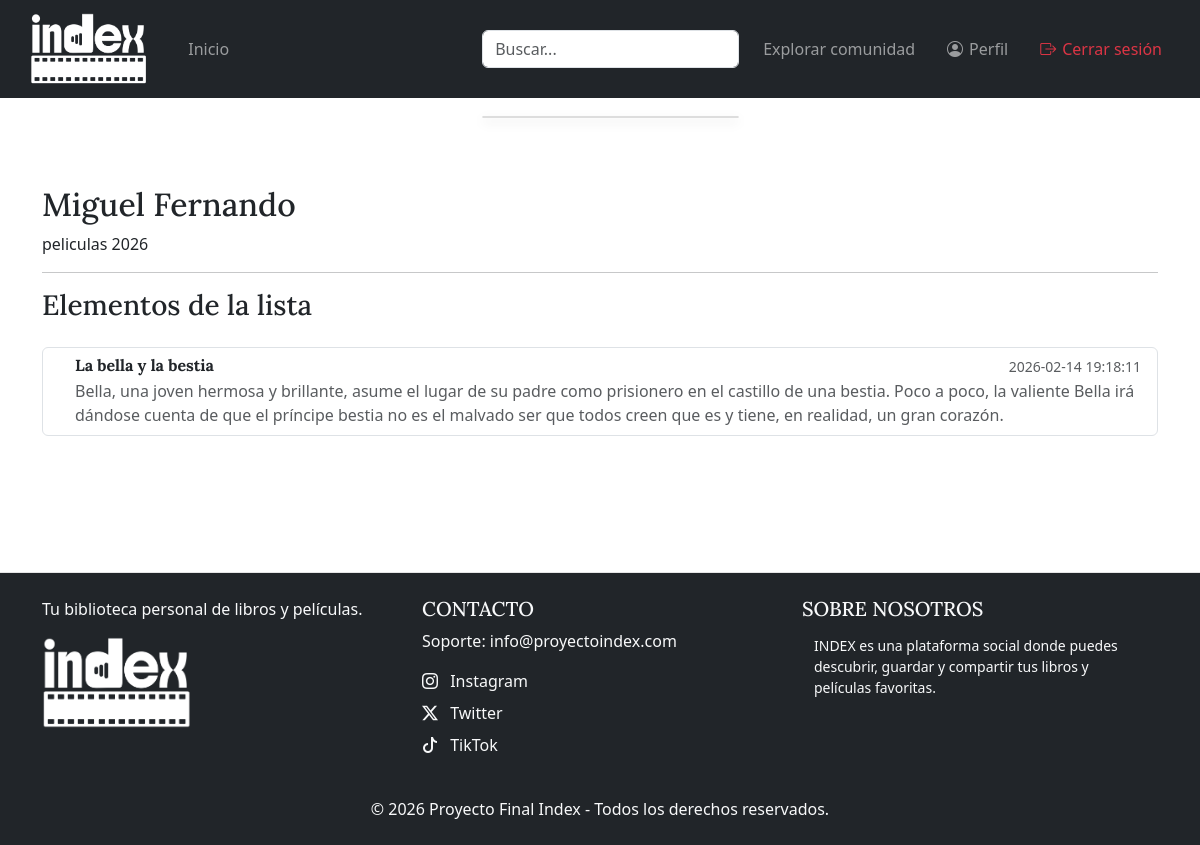
The app's page /index.php?ctl=verLista&id=1 (signed in) with its own data.
### tables this page shows
CREATE TABLE IF NOT EXISTS `listas` (
  `id` int(11) NOT NULL AUTO_INCREMENT,
  `id_usuario` int(11) NOT NULL,
  `nombre` varchar(150) NOT NULL,
  `descripcion` text DEFAULT NULL,
  `tipo` varchar(50) DEFAULT 'personal',
  `creada_en` timestamp NOT NULL DEFAULT current_timestamp(),
  PRIMARY KEY (`id`),
  KEY `id_usuario` (`id_usuario`),
  CONSTRAINT `listas_ibfk_1` FOREIGN KEY (`id_usuario`) REFERENCES `usuarios` (`id`) ON DELETE CASCADE
);

CREATE TABLE IF NOT EXISTS `listas_items` (
  `id` int(11) NOT NULL AUTO_INCREMENT,
  `id_lista` int(11) NOT NULL,
  `titulo` varchar(255) DEFAULT NULL,
  `descripcion` text DEFAULT NULL,
  `id_libro` varchar(20) DEFAULT NULL,
  `id_pelicula` int(11) DEFAULT NULL,
  `añadido_en` datetime NOT NULL DEFAULT current_timestamp(),
  PRIMARY KEY (`id`),
  KEY `id_lista` (`id_lista`),
  CONSTRAINT `fk_listas_items_listas` FOREIGN KEY (`id_lista`) REFERENCES `listas` (`id`) ON DELETE CASCADE
);

### app/Controllers/ListaController.php (called while the page is built, shortened)
<?php
class ListaController
{
    public function ver()
    {
        $idLista = $_GET['id'] ?? null;
        $conexion = Database::getConnection();
        $sql = "SELECT * FROM listas WHERE id = ?";
        $stmt = $conexion->prepare($sql);
        $stmt->execute([$idLista]);
        $lista = $stmt->fetch(PDO::FETCH_ASSOC);
        $items = ListaItemsModel::obtenerItems($conexion, $idLista);
        require __DIR__ . '/../templates/ver_lista.php';
    }
}

### index.php (called while the page is built, shortened)
<?php
require_once __DIR__ . '/app/Models/ListaModel.php';
require_once __DIR__ . '/app/Models/ListaItemsModel.php';
require_once __DIR__ . '/app/Controllers/ListaController.php';
$session = new SessionManager(
    loginPage: 'index.php?ctl=login',
    timeout: 600
);
$ruta = $_REQUEST['ctl'] ?? 'inicio';
$actionName     = $map[$ruta]['action'];
if (!in_array($ruta, ['login', 'registro', 'recupero', 'reset', 'inicio'])) {
    $session->checkSecurity();
}
$controller = new $controllerName($session);
$controller->$actionName();

### app/Models/ListaItemsModel.php (called while the page is built)
<?php
class ListaItemsModel {
    public static function obtenerItems($conexion, $idLista) {
        $sql = "SELECT
                    COALESCE(p.titulo, l.titulo) AS titulo,
                    COALESCE(p.descripcion, l.descripcion) AS descripcion,
                    COALESCE(p.portada, l.imagen_url) AS imagen,
                    li.añadido_en
                FROM listas_items li
                LEFT JOIN peliculas p ON li.id_pelicula = p.id
                LEFT JOIN libros l ON li.id_libro = l.id
                WHERE li.id_lista = ?
                ORDER BY li.añadido_en DESC";
        $stmt = $conexion->prepare($sql);
        $stmt->execute([$idLista]);
        return $stmt->fetchAll(PDO::FETCH_ASSOC);
    }
}

### app/templates/ver_lista.php (the view, shortened to what this page needs)
<!DOCTYPE html>
<html lang="es">
<head>
    <link href="https://cdn.jsdelivr.net/npm/bootstrap@5.3.2/dist/css/bootstrap.min.css" rel="stylesheet">
    <link rel="stylesheet" href="web/css/styleperfil.css">
    <link rel="stylesheet" href="web/css/styleFuentes.css">
</head>
<body>
<?php include_once __DIR__ . '/../templates/header.php'; ?>
<main class="container my-5">
    <h2><?= htmlspecialchars($lista['nombre']) ?></h2>
    <p><?= htmlspecialchars($lista['descripcion']) ?></p>
    <hr>
    <h3 class="mb-4">Elementos de la lista</h3>
    <?php if (empty($items)): ?>
        <p>No hay elementos en esta lista.</p>
    <?php else: ?>
    <div class="list-group">
        <?php foreach ($items as $item): ?>
        <div class="list-group-item">
            <div class="d-flex gap-3 align-items-start">
            <div class="flex-grow-1">
                <div class="d-flex justify-content-between align-items-start">
                <h6 class="mb-1 fw-bold">
                    <?= htmlspecialchars($item['titulo'] ?? 'Sin título') ?>
                </h6>
                <small class="text-muted ms-3 text-nowrap">
                    <?= htmlspecialchars($item['añadido_en'] ?? '') ?>
                </small>
                </div>
                <p class="mb-0 text-muted descripcion-clamp">
                <?= htmlspecialchars($item['descripcion'] ?? '') ?>
                </p>
            </div>
            </div>
        </div>
        <?php endforeach; ?>
    </div>
    <?php endif; ?>
</main>
<?php include_once __DIR__ . '/../templates/footer.php'; ?>
</body>
</html>

### web/css/stylePerfil.css (style rules this page uses)
* { box-sizing: border-box; }
body { margin: 0; font-family: -apple-system, BlinkMacSystemFont, "Segoe UI", sans-serif; background: #e6eaf0; color: #222; }

### web/css/styleFuentes.css (style rules this page uses)
body { font-family: 'Segoe UI', Roboto, Helvetica, Arial, sans-serif !important; }
h1, h2, h3, h4, h5, h6 { font-family: "Lora", serif !important; font-weight: 600; }

### web/css/styles.css (style rules this page uses)
:root { --primary: #C47A4A; --bg: #FAF8F5; --card-bg: #FFFFFF; --border: #E8E2DA; --text: #2A2A2A; --text-soft: #6F6A63; --radius: 10px; }
* { margin: 0; padding: 0; box-sizing: border-box; }
body { background-color: var(--bg); color: var(--text); line-height: 1.6; min-height: 100vh; display: flex; flex-direction: column; }
main { flex: 1; max-width: 800px; margin: 0 auto; padding: 40px 24px; }

### records on screen
listas: nombre "Miguel Fernando", descripcion "peliculas 2026"
listas_items: titulo "La bella y la bestia", añadido_en "2026-02-14 19:18:11", descripcion "Bella, una joven hermosa y brillante, asume el lugar de su padre como prisionero en el castillo de una bestia. Poco a poco, la valiente Bella irá dándose cuenta de que el príncipe bestia no es el malvado ser que todos creen que es y tiene, en realidad, un gran corazón."
